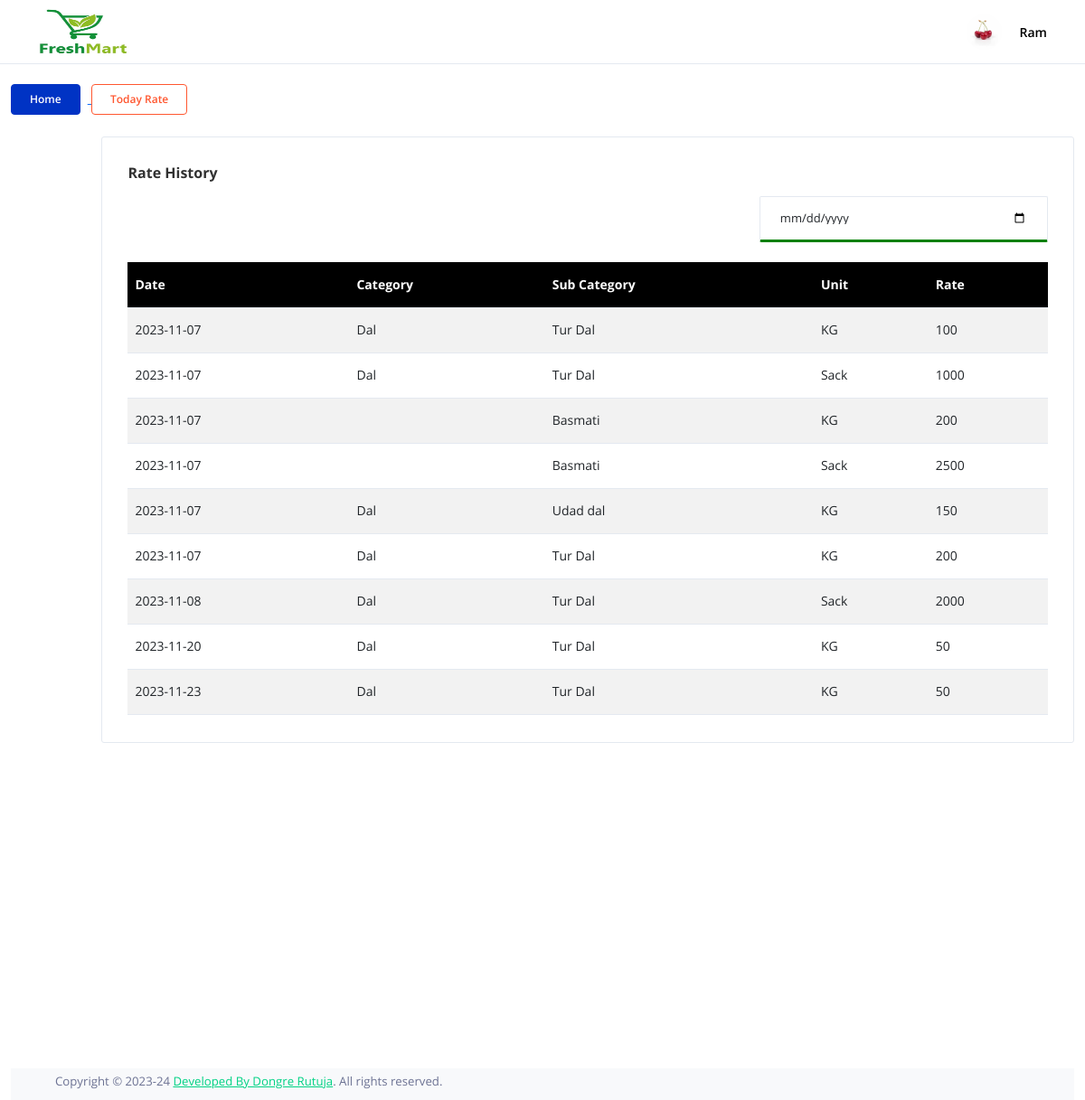
The page /market/history.php (signed in) on the database its author committed.
### tables this page shows
CREATE TABLE `market` (
  `Id` bigint(20) NOT NULL,
  `oname` varchar(100) NOT NULL,
  `oemail` varchar(70) NOT NULL,
  `ocontact` bigint(20) NOT NULL,
  `oadhar` bigint(20) NOT NULL,
  `oaddress` varchar(200) NOT NULL,
  `mname` varchar(100) NOT NULL,
  `memail` varchar(70) NOT NULL,
  `mcontact` bigint(20) NOT NULL,
  `mphoto` varchar(200) NOT NULL,
  `mcity` int(10) NOT NULL,
  `maddress` varchar(200) NOT NULL,
  `musername` varchar(100) NOT NULL,
  `mpassword` varchar(100) NOT NULL
);

CREATE TABLE `rate` (
  `ID` int(9) NOT NULL,
  `CID` int(11) NOT NULL,
  `SID` int(11) NOT NULL,
  `UID` int(11) NOT NULL,
  `DATE` date NOT NULL,
  `RATE` int(11) NOT NULL,
  `MAR_ID` int(11) NOT NULL
);

CREATE TABLE `category` (
  `cid` int(11) NOT NULL,
  `cname` varchar(100) NOT NULL
);

CREATE TABLE `subcat` (
  `Id` bigint(20) NOT NULL,
  `catname` int(10) NOT NULL,
  `subname` varchar(100) NOT NULL
);

CREATE TABLE `unit` (
  `Id` int(9) NOT NULL,
  `uname` varchar(100) NOT NULL
);

### market/history.php (the view, shortened to what this page needs)
<!DOCTYPE html>
<html lang="en">
<?php
$con=mysqli_connect("localhost","root","","croprate_system_db")or die("Database Error...!");
?>
  <head>
    <link rel="stylesheet" href="../admin/assets/vendors/mdi/css/materialdesignicons.min.css">
    <link rel="stylesheet" href="../admin/assets/vendors/flag-icon-css/css/flag-icon.min.css">
    <link rel="stylesheet" href="../admin/assets/vendors/css/vendor.bundle.base.css">
    <link rel="stylesheet" href="../admin/assets/vendors/jquery-bar-rating/css-stars.css" />
    <link rel="stylesheet" href="../admin/assets/vendors/font-awesome/css/font-awesome.min.css" />
    <link rel="stylesheet" href="../admin/assets/css/demo_2/style.css" />
  </head>
  <body>
    <div class="container-scroller">
       <?php
  include('menu.php');
  ?>
      </div>
      <div class="container-fluid page-body-wrapper">
        <div class="main-panel">
          <br>
          <div class="content-wrapper">
            <div class="page-header flex-wrap">
              <div class="header-left">
                <a href="index.php">
                  <button class="btn btn-primary mb-2 mb-md-0 me-2">Home </button>
                </a>
                <a href="rate.php">
                <button class="btn btn-outline-warning mb-2 mb-md-0"> Today Rate </button>
              </a>
              </div>
            </div>
            <div class="row">
              <div class="col-lg-1"></div>
              <div class="col-lg-11 grid-margin stretch-card">
                <div class="card">
                  <div class="card-body">
                    <h4 class="card-title">Rate History</h4>
                    <div class="row">
                      <div class="col-lg-8"></div>
                      <div class="col-lg-4">
                        <input onchange="get_date()" id="dt" style="border-bottom: 3px solid green;" type="date" class="form-control">
                      </div>
                    </div>
                    <br>
                    <div class="table-responsive">
                      <table class="table table-striped" id="dtable">
                        <thead style="background-color: #000;color: #fff;height: 50px;">
                          <tr>
                            <th><b>Date</b></th>
                            <th><b>Category</b></th>
                            <th><b>Sub Category</b></th>
                            <th><b>Unit</b></th>
                            <th><b>Rate</b></th>
                          </tr>
                        </thead>
                        <tbody>
                           <?php
                               $res=mysqli_query($con,"SELECT * FROM rate");
                                while($row=mysqli_fetch_row($res))
                               {
                                $cname=mysqli_fetch_row(mysqli_query($con,"SELECT * FROM category WHERE cid='".$row[1]."'"));
                                $sname=mysqli_fetch_row(mysqli_query($con,"SELECT * FROM subcat WHERE Id='".$row[2]."'"));
                                $uname=mysqli_fetch_row(mysqli_query($con,"SELECT * FROM unit WHERE Id='".$row[3]."'"));
                                  echo '
                              <tr>
                                <td style="height:50px">'.$row[4].'</td>
                                <td style="height:50px">'.$cname[1].'</td>
                                <td style="height:50px">'.$sname[2].'</td>
                                <td style="height:50px">'.$uname[1].'</td>
                                <td style="height:50px">'.$row[5].'</td>
                              </tr>';
                        }
                          ?>
                        </tbody>
                      </table>
                    </div>
                  </div>
                </div>
              </div>
            </div>
          </div>
          <br>
          <br>
          <br>
          <br>
          <br>
          <br>
          <br>
          <br>
          <br>
          <br>
          <br>
          <br>
          <br>
          <br>
          <br>
        <?php
         include('footer.php');
         ?>
        </div>
      </div>
  </body>
</html>

### market/menu.php (shortened to what this page needs)
    <?php
$mname=mysqli_fetch_row(mysqli_query($con,"SELECT * FROM market WHERE Id='".$_SESSION['market']."'"));
    ?>
    <div class="horizontal-menu">
        <nav class="navbar top-navbar col-lg-12 col-12 p-0">
          <div class="container">
            <div class="text-center navbar-brand-wrapper d-flex align-items-center justify-content-center">
              <a class="navbar-brand brand-logo" href="index.html">
                <img src="../admin/image/weblogo.jpg" alt="logo" style="height: 50px; width: 100px" />
              </a>
            </div>
            <div class="navbar-menu-wrapper d-flex align-items-center justify-content-end">
              <ul class="navbar-nav navbar-nav-right">
                <li class="nav-item nav-profile dropdown">
                  <a class="nav-link" id="profileDropdown" href="#" data-bs-toggle="dropdown" aria-expanded="false">
                    <div class="nav-profile-img">
                      <img src="../admin/<?php echo $mname[9]?>" alt="image" />
                    </div>
                    <div class="nav-profile-text">
                      <p class="text-black font-weight-semibold m-0"> <?php echo $mname[1]?> </p>
                    </div>
                  </a>
                </li>
              </ul>
            </div>
          </div>
        </nav>
</div>

### rows shown on the page
market: mphoto (picture), oname "Ram"
rate: DATE "2023-11-07", CID.cname "Dal", subcat.subname "Tur Dal", unit.uname "KG", RATE "100"
rate: DATE "2023-11-07", CID.cname "Dal", subcat.subname "Tur Dal", unit.uname "Sack", RATE "1000"
rate: DATE "2023-11-07", subcat.subname "Basmati", unit.uname "KG", RATE "200"
rate: DATE "2023-11-07", subcat.subname "Basmati", unit.uname "Sack", RATE "2500"
rate: DATE "2023-11-07", CID.cname "Dal", subcat.subname "Udad dal", unit.uname "KG", RATE "150"
rate: DATE "2023-11-07", CID.cname "Dal", subcat.subname "Tur Dal", unit.uname "KG", RATE "200"
rate: DATE "2023-11-08", CID.cname "Dal", subcat.subname "Tur Dal", unit.uname "Sack", RATE "2000"
rate: DATE "2023-11-20", CID.cname "Dal", subcat.subname "Tur Dal", unit.uname "KG", RATE "50"
rate: DATE "2023-11-23", CID.cname "Dal", subcat.subname "Tur Dal", unit.uname "KG", RATE "50"
